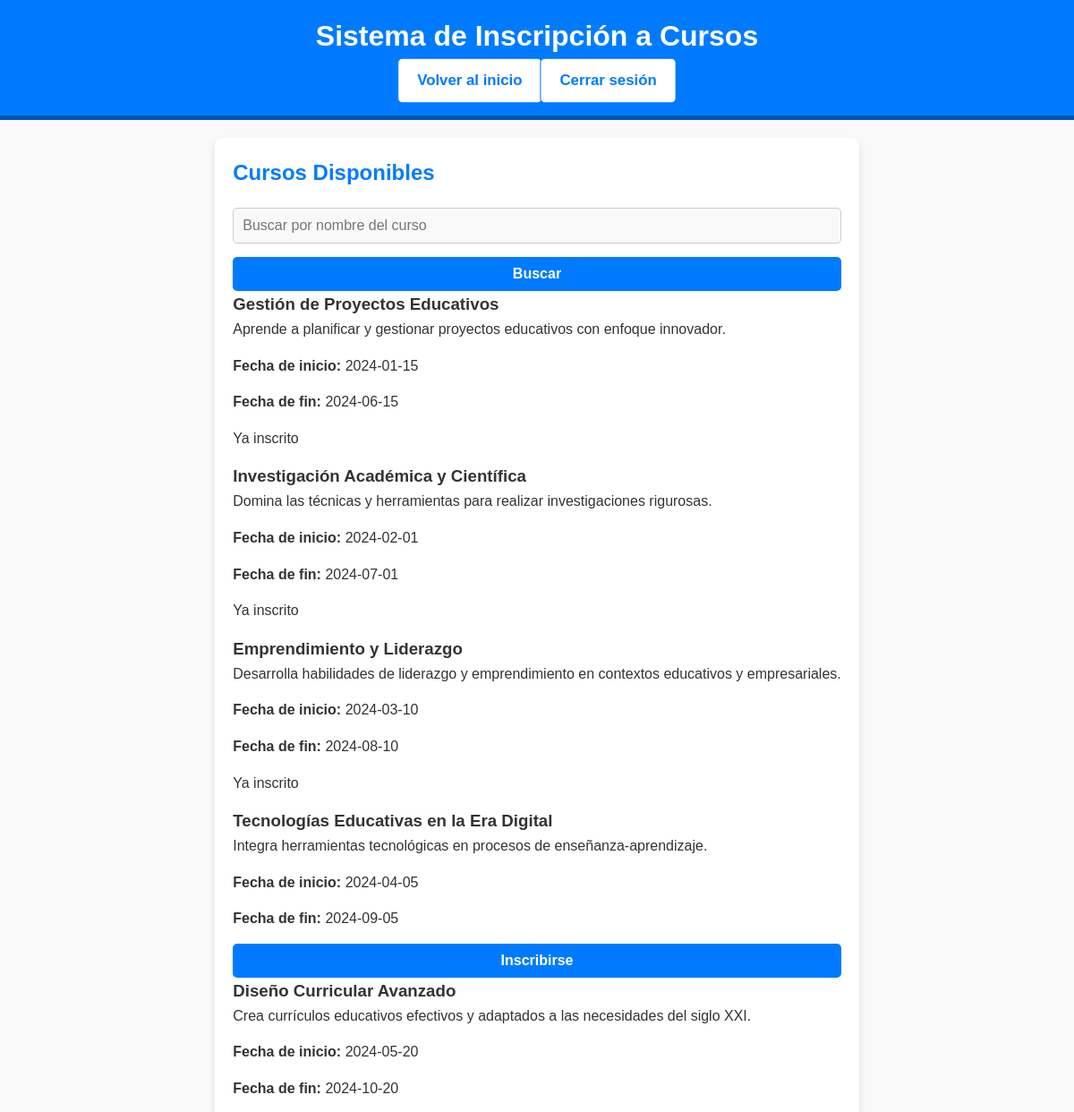
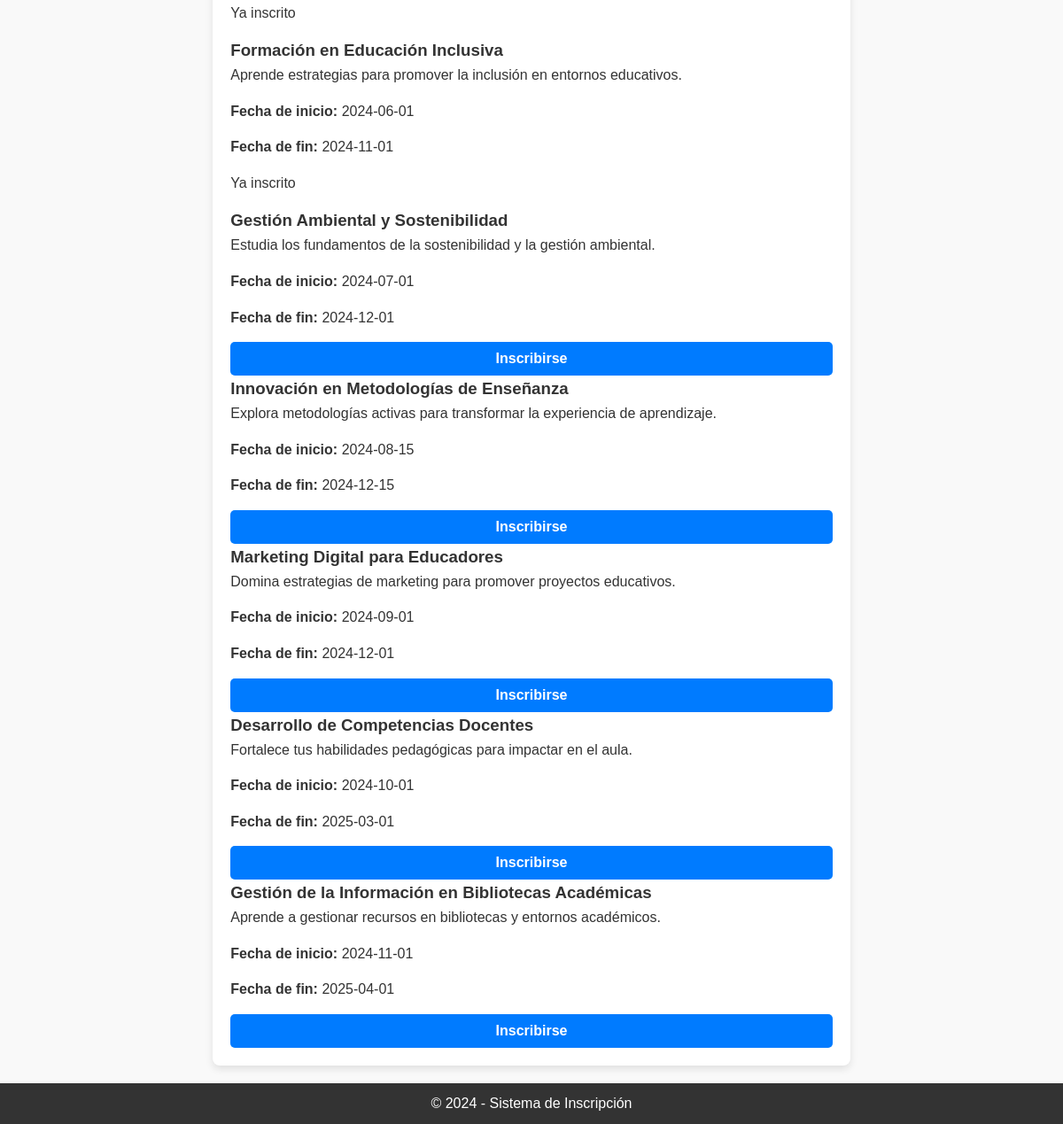
/inscripcion.php (signed in), run on the app's committed database (2 pictures, top to bottom).
### tables this page shows
CREATE TABLE `cursos` (
  `id` int(11) NOT NULL,
  `nombre` varchar(255) NOT NULL,
  `descripcion` text DEFAULT NULL,
  `fecha_inicio` date NOT NULL,
  `fecha_fin` date NOT NULL,
  `cupo` int(11) NOT NULL DEFAULT 0
);

### inscripcion.php (called while the page is built, shortened)
<?php
include 'conexion.php';
$search = "";
if (isset($_POST['search'])) {
    $search = $_POST['search'];
    $query = "SELECT * FROM cursos WHERE nombre LIKE '%$search%'";
} else {
    $query = "SELECT * FROM cursos";
}
$result = $conn->query($query);
include 'inscripcion_view.php';
?>

### inscripcion_view.php (the view, shortened to what this page needs)
<!DOCTYPE html>
<html lang="es">
<head>
    <link rel="stylesheet" href="styles.css">
</head>
<body>
    <header>
        <h1>Sistema de Inscripción a Cursos</h1>
        <a href="index.php" class="btn-volver">Volver al inicio</a>
        <a href="logout.php" class="btn-logout">Cerrar sesión</a>
    </header>
    <main>
        <h2>Cursos Disponibles</h2>
        <form action="inscripcion.php" method="POST">
            <input type="text" name="search" placeholder="Buscar por nombre del curso" value="<?php echo htmlspecialchars($search); ?>">
            <button type="submit" class="btn">Buscar</button>
        </form>
        <?php
        if ($result->num_rows > 0) {
            while ($curso = $result->fetch_assoc()) {
                echo '<div class="curso">';
                echo '<h3>' . htmlspecialchars($curso['nombre']) . '</h3>';
                echo '<p>' . htmlspecialchars($curso['descripcion']) . '</p>';
                echo '<p><strong>Fecha de inicio:</strong> ' . htmlspecialchars($curso['fecha_inicio']) . '</p>';
                echo '<p><strong>Fecha de fin:</strong> ' . htmlspecialchars($curso['fecha_fin']) . '</p>';
                $check_query = "SELECT * FROM inscripciones WHERE usuario_id = '" . $_SESSION['usuario_id'] . "' AND curso_id = '" . $curso['id'] . "'";
                $check_result = $conn->query($check_query);
                if ($check_result->num_rows > 0) {
                    echo '<p>Ya inscrito</p>';
                } else {
                    echo '<form action="inscripcion.php" method="POST" onsubmit="return confirmarInscripcion(\'' . htmlspecialchars($curso['nombre']) . '\')">
                            <input type="hidden" name="curso_id" value="' . $curso['id'] . '">
                            <button type="submit" class="btn">Inscribirse</button>
                          </form>';
                }
                echo '</div>';
            }
        } else {
            echo '<p>No se encontraron cursos que coincidan con la búsqueda.</p>';
        }
        ?>
    </main>
    <footer>
        <p>&copy; 2024 - Sistema de Inscripción</p>
    </footer>
</body>
</html>

### styles.css (style rules this page uses)
* { margin: 0; padding: 0; box-sizing: border-box; }
html, body { height: 100%; margin: 0; display: flex; flex-direction: column; }
body { font-family: 'Arial', sans-serif; line-height: 1.6; background-color: #f9f9f9; color: #333; display: flex; flex-direction: column; min-height: 100vh; }
header { background: #007bff; color: #fff; padding: 15px 20px; text-align: center; border-bottom: 5px solid #0056b3; }
header h1 { font-size: 2rem; margin: 0; }
.btn, .btn-volver, .btn-logout { background-color: #007bff; color: #fff; border: none; padding: 10px 20px; font-size: 1rem; font-weight: bold; border-radius: 5px; cursor: pointer; text-align: center; text-decoration: none; display: inline-block; transition: background 0.3s, transform 0.2s; }
.btn-volver, .btn-logout { background-color: white; color: #007bff; border: 1px solid #007bff; transform: scale(1.05); }
main { padding: 20px; max-width: 800px; margin: 20px auto; background: #fff; border-radius: 8px; box-shadow: 0 4px 8px rgba(0, 0, 0, 0.1); flex: 1; }
main h2 { color: #007bff; margin-bottom: 20px; }
main p { margin-bottom: 15px; font-size: 1rem; }
form { display: flex; flex-direction: column; gap: 15px; }
form input, form select { width: 100%; padding: 10px; font-size: 1rem; border: 1px solid #ccc; border-radius: 5px; background: #f9f9f9; }
footer { text-align: center; padding: 10px 20px; background: #333; color: #fff; margin-top: auto; }

### data on the page
cursos: nombre "Gestión de Proyectos Educativos", descripcion "Aprende a planificar y gestionar proyectos educativos con enfoque innovador.", fecha_inicio "2024-01-15", fecha_fin "2024-06-15", shows "Ya inscrito"
cursos: nombre "Investigación Académica y Científica", descripcion "Domina las técnicas y herramientas para realizar investigaciones rigurosas.", fecha_inicio "2024-02-01", fecha_fin "2024-07-01", shows "Ya inscrito"
cursos: nombre "Emprendimiento y Liderazgo", descripcion "Desarrolla habilidades de liderazgo y emprendimiento en contextos educativos y empresariales.", fecha_inicio "2024-03-10", fecha_fin "2024-08-10", shows "Ya inscrito"
cursos: nombre "Tecnologías Educativas en la Era Digital", descripcion "Integra herramientas tecnológicas en procesos de enseñanza-aprendizaje.", fecha_inicio "2024-04-05", fecha_fin "2024-09-05"
cursos: nombre "Diseño Curricular Avanzado", descripcion "Crea currículos educativos efectivos y adaptados a las necesidades del siglo XXI.", fecha_inicio "2024-05-20", fecha_fin "2024-10-20", shows "Ya inscrito"
cursos: nombre "Formación en Educación Inclusiva", descripcion "Aprende estrategias para promover la inclusión en entornos educativos.", fecha_inicio "2024-06-01", fecha_fin "2024-11-01", shows "Ya inscrito"
cursos: nombre "Gestión Ambiental y Sostenibilidad", descripcion "Estudia los fundamentos de la sostenibilidad y la gestión ambiental.", fecha_inicio "2024-07-01", fecha_fin "2024-12-01"
cursos: nombre "Innovación en Metodologías de Enseñanza", descripcion "Explora metodologías activas para transformar la experiencia de aprendizaje.", fecha_inicio "2024-08-15", fecha_fin "2024-12-15"
cursos: nombre "Marketing Digital para Educadores", descripcion "Domina estrategias de marketing para promover proyectos educativos.", fecha_inicio "2024-09-01", fecha_fin "2024-12-01"
cursos: nombre "Desarrollo de Competencias Docentes", descripcion "Fortalece tus habilidades pedagógicas para impactar en el aula.", fecha_inicio "2024-10-01", fecha_fin "2025-03-01"
cursos: nombre "Gestión de la Información en Bibliotecas Académicas", descripcion "Aprende a gestionar recursos en bibliotecas y entornos académicos.", fecha_inicio "2024-11-01", fecha_fin "2025-04-01"
